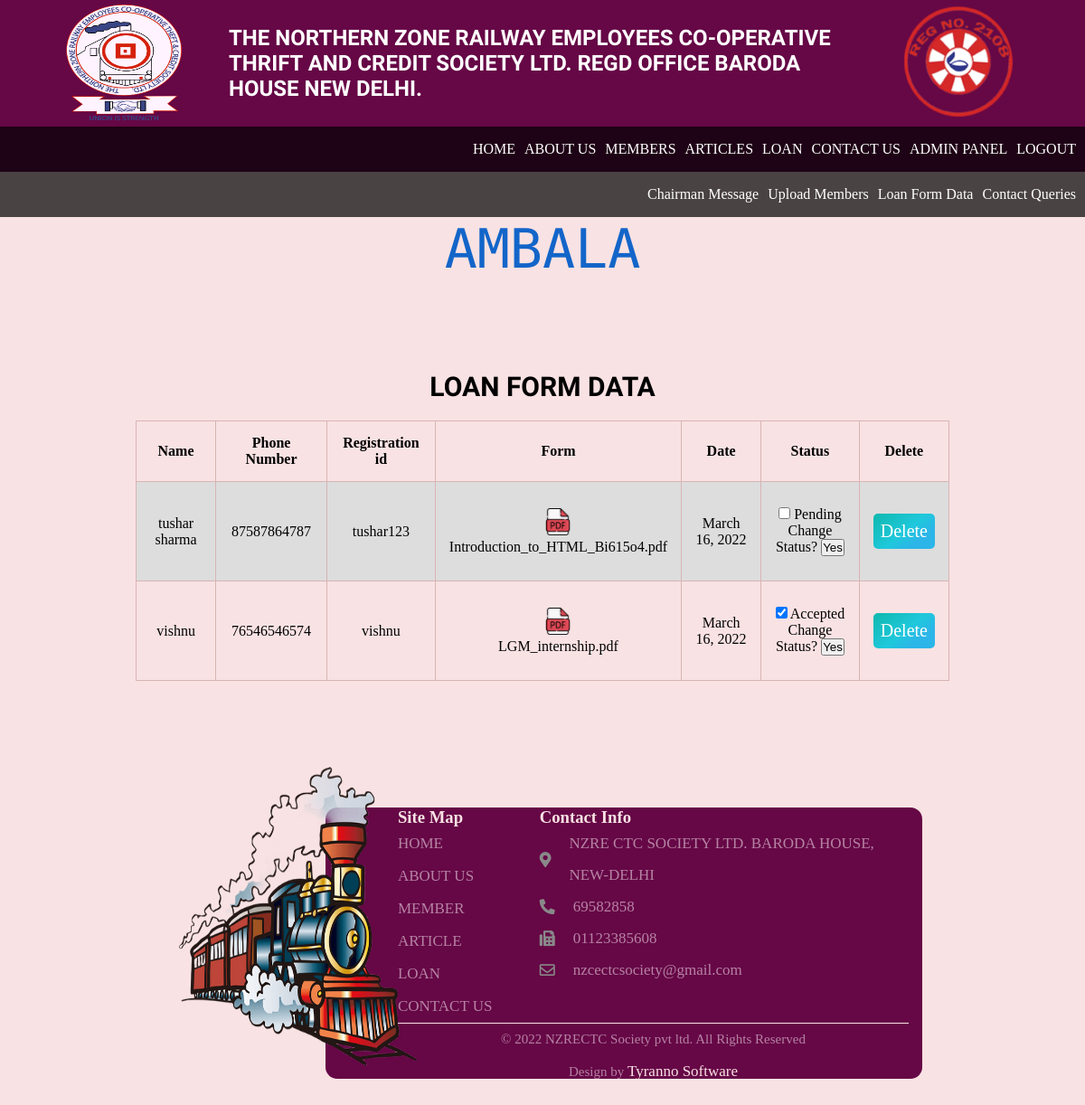
The app's page /loanbranchfiles/Ambala (signed in) with its own data.
### mysite/models.py (models this page shows, shortened)
class Loanform(models.Model):
    name = models.CharField(max_length=100, blank=False)
    phno = models.CharField(
        validators=[validators.MinLengthValidator(10)], max_length=11, blank=False)
    regno = models.CharField(max_length=25, blank=False)
    selbranch=models.CharField(max_length=50,blank=False,choices=BRANCH_CHOICES)
    userform = models.FileField(upload_to="", blank=False)
    date = models.DateField(default=datetime.datetime.today)
    status=models.BooleanField(default=False)

### mysite/views.py (the view)
# urls.py: path('loanbranchfiles/<branchwise>', views.loanbranchfiles, name='loanbranchfiles'),
def loanbranchfiles(request,branchwise):
    if request.user.is_authenticated:
        if branchwise:
            listt=Loanform.objects.filter(selbranch=branchwise)
            context = {"dictt": listt,"branch":branchwise}
            return render(request, 'loan_branchwise.html', context)

### mysite/templates/loan_branchwise.html (shortened to what this page needs)
{% extends 'base.html' %} {% block body %} {% load static %}
<div class="nav">
    <ul class="navigation2">
        <li><a href="{% url 'adminpanel' %}" onclick="toggleMenu2();">Chairman Message</a></li>
        <li><a href="{% url 'adminpanel' %}" onclick="toggleMenu2();">Upload Members</a></li>
        <li><a href="{% url 'adminpanel' %}" onclick="toggleMenu2();">Loan Form Data</a></li>
        <li><a href="{% url 'adminpanel' %}" onclick="toggleMenu2();">Contact Queries</a></li>
    </ul>
</div>
<h1>{{branch}}</h1>
<section id="londata">
    <div class="container">
        <h2>Loan Form Data</h2>
        <div class="userformdiv">
            <div class="userform-table">
                <table class="tableuser">
                    <tr>
                        <th>Name</th>
                        <th>Phone Number</th>
                        <th>Registration id</th>
                        <th>Form</th>
                        <th>Date</th>
                        <th>Status</th>
                        <th>Delete</th>
                    </tr>
                    {% for i in dictt %}
                    <tr>
                        <td>{{i.name}}</td>
                        <td>{{i.phno}}</td>
                        <td>{{i.regno}}</td>
                        <td class="tablecol">
                            <a href="/media/{{i.userform}}" target="_blank"><img
                                    src="{% static 'assets/pdflogo2.png' %}" alt="" /></a>
                            {{i.userform}}
                        </td>
                        <td>{{i.date}}</td>
                        <td>
                            <form action="{%url 'formstatus' i.id %}" method="POST">
                                {%if i.status%}
                                <input type="checkbox" name="" onclick="rusure()" checked>
                                Accepted
                                {%else%}
                                <input type="checkbox" name="" onclick="rusure()"> Pending
                                {%endif%}
                                <div class="cnfm" id="cnfm" style="display: block;">
                                    Change Status?
                                    <input type="submit" value="Yes" id="ysure">
                                </div>
                            </form>
                        </td>
                        <td>
                            <form action="{% url 'deleteform' i.id %}" method="POST">
                                <button type="submit">Delete</button>
                            </form>
                        </td>
                    </tr>
                    {% endfor %}
                </table>
            </div>
        </div>
    </div>
</section>
{% endblock body %}

### mysite/static/style/style.css (style rules this page uses)
* { padding: 0; margin: 0; box-sizing: border-box; scroll-behavior: smooth; }
h2 { text-transform: uppercase; font-family: "Oswald", sans-serif; }
.nav { width: 100%; display: flex; flex-direction: row; justify-content: space-between; align-content: center; background: rgba(0, 0, 0, 0.7); height: 50px; z-index: 1; }
.nav ul { display: flex; align-items: center; }
.navigation2 li { list-style-type: none; display: inline-block; }
.navigation2 li a { text-decoration: none; margin-right: 10px; color: #fff; }
h1 { font-family: "Monoton", cursive; color: rgb(19, 101, 201); font-size: 60px; word-spacing: 15px; font-weight: 100; text-transform: uppercase; text-align: center; margin-bottom: 30px; }
section { display: flex; justify-content: center; padding: 50px 100px; }
.container { width: 90%; max-width: 120rem; height: 100%; margin: 0 auto; position: relative; }
button { user-select: none; -webkit-user-select: none; cursor: pointer; border: none; padding: 8px; font-size: 20px; background: linear-gradient(141deg, #0fb8ad 0%, #1fc8db 51%, #2cb5e8 75%); color: white; font-family: cursive; margin: 20px 0; border-radius: 5px; }
td, th { border: 1px solid #d8b4b4; text-align: center; padding: 15px; }
tr:nth-child(even) { background-color: #dddddd; }
.container h2 { text-align: center; margin: 20px; font-size: 30px; text-transform: uppercase; font-family: "Oswald", sans-serif; }
.userformdiv { display: flex; position: relative; width: 100%; justify-content: center; }
.tableuser { border-collapse: collapse; position: relative; width: 100%; }
td img { width: 30px; height: 30px; }
.tablecol a { display: block; }

### records on screen
Loanform: name "tushar sharma", phno "87587864787", regno "tushar123", userform "Introduction_to_HTML_Bi615o4.pdf", date "March 16, 2022"
Loanform: name "vishnu", phno "76546546574", regno "vishnu", userform "LGM_internship.pdf", date "March 16, 2022"

### other values on screen
{{ branch }} "AMBALA"
